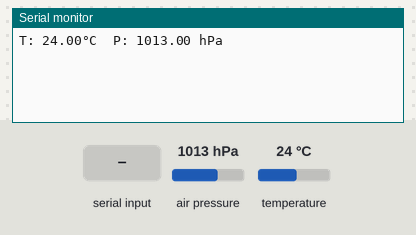
This sketch was run on a simulated Raspberry Pi Pico. On the bench: the last lines printed to the serial monitor. Inputs (shaded band) come from the test bench; at power-on: air pressure 1013 hPa, temperature 24 °C.

Above: at 1.2 s.
1.3 s: "TEMP\n" received over Serial
At 1.9 s:
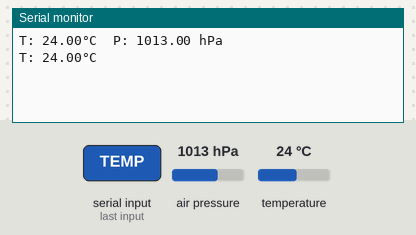
2.8 s: air pressure set to 952 hPa
At 3.8 s:
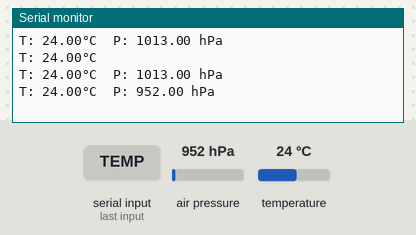
4.3 s: temperature set to 12 °C
At 5.5 s:
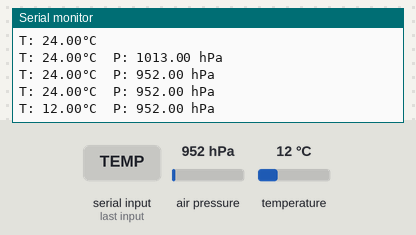
5.8 s: air pressure set to 975 hPa
At 6.8 s:
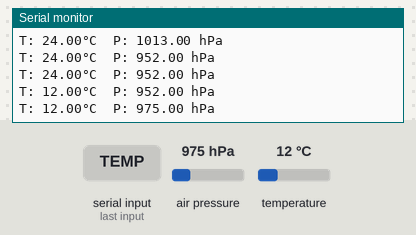
Timing chart, 0 to 8.3 s (numbered marks = the images above; inputs shaded):
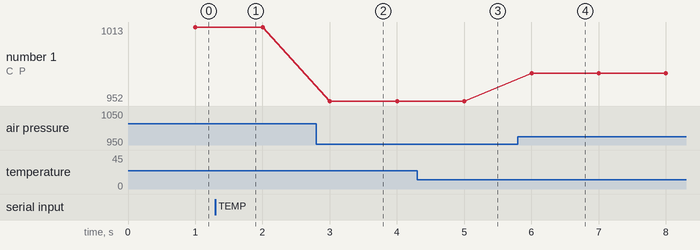

Measured:
- after the input at 1.3 s, the serial monitor: prints a new line at once (image 1)
- after the input at 2.8 s, the serial monitor: prints a new line after 0.20 s (image 2)
- after the input at 4.3 s, the serial monitor: prints a new line after 0.70 s (image 3)
- after the input at 5.8 s, the serial monitor: prints a new line after 0.20 s (image 4)
- plotted number 1: 1013 → 952 after the input at 2.8 s, 952 → 975 after the input at 5.8 s

The sketch:

esp32_sensor_169.ino
```cpp
// snippet: esp32_sensor_169
// tags: esp32, sensor, millis, adafruit_bmp280
// boards: avr, esp32, megaavr, nano33iot, romi32u4, rp2040
// library: Adafruit_BMP280
// description: ESP32: read BMP280 over I2C
// prompts: esp32, bmp280, declare, adafruit_bmp280, globally, print
// verified: compile-only
// source: kd-generated (id 169)
// exact-include: Wire.h, Adafruit_BMP280.h

#include <Wire.h>
#include <Adafruit_BMP280.h>

Adafruit_BMP280 bmp; // Use this object for all BMP280 functions
unsigned long prevMs = 0;
const unsigned long INTERVAL = 1000; // Print every 1 second

void setup() {
  Serial.begin(9600);
  if (!bmp.begin(0x76)) { Serial.println("BMP280 not found"); while (1); }
  bmp.setSampling(Adafruit_BMP280::MODE_NORMAL,
                  Adafruit_BMP280::SAMPLING_X2,
                  Adafruit_BMP280::SAMPLING_X16,
                  Adafruit_BMP280::FILTER_X16,
                  Adafruit_BMP280::STANDBY_MS_500);
}

void loop() {
  unsigned long now = millis();
  if (now - prevMs >= INTERVAL) {
    prevMs = now;
    Serial.print("T: "); Serial.print(bmp.readTemperature()); Serial.print("°C  ");
    Serial.print("P: "); Serial.print(bmp.readPressure() / 100.0F); Serial.println(" hPa");
  }

  if (Serial.available() > 0) {
    String command = Serial.readStringUntil('\n');
    if (command.startsWith("TEMP")) {
      Serial.print("T: "); Serial.print(bmp.readTemperature()); Serial.println("°C");
    }
  }
}
```
